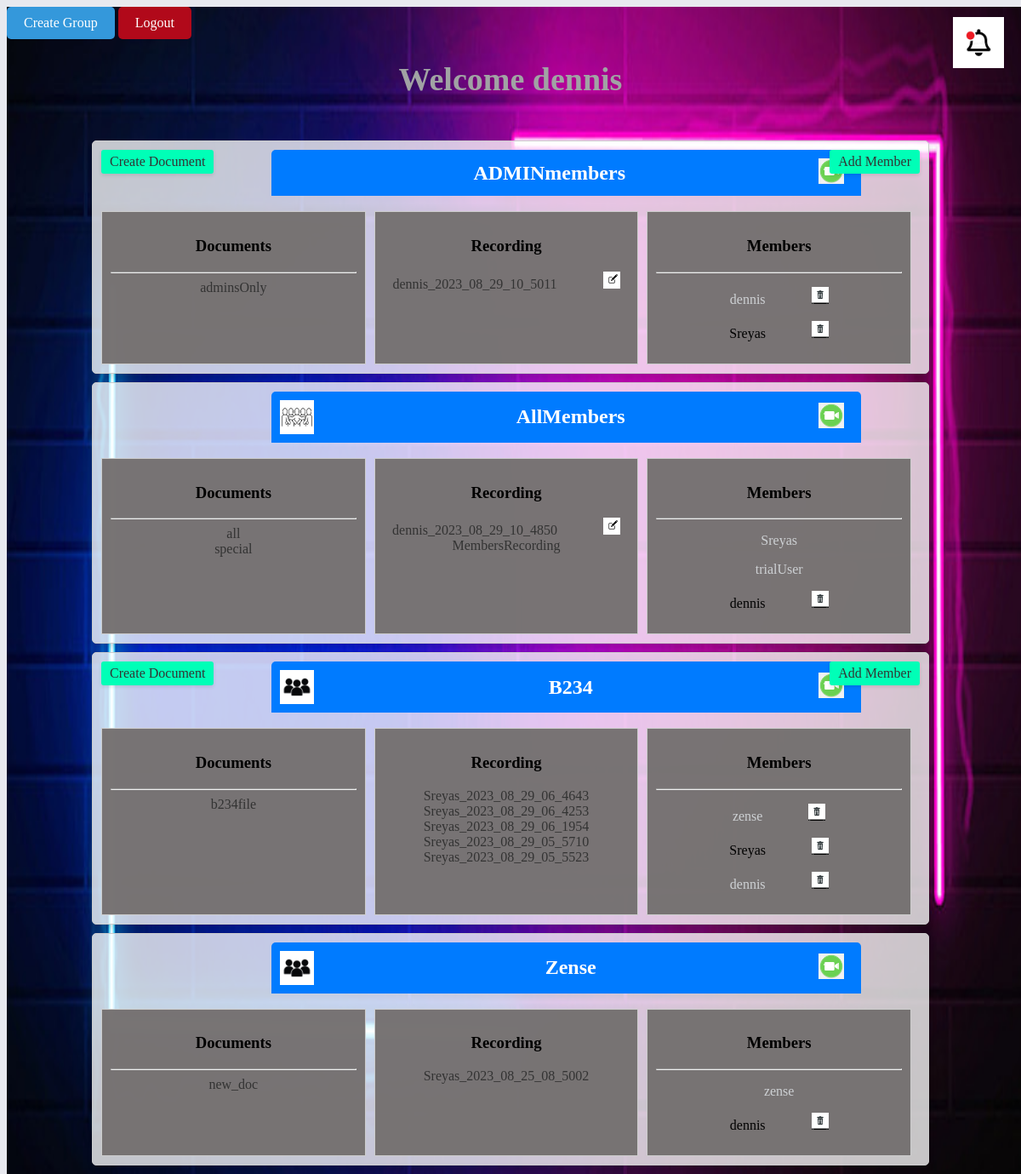
Screenshot of /home/ (signed in) with the database file from the repository.
### videoCall/models.py (models this page shows, shortened)
class Profile(models.Model):
    user=models.OneToOneField(User,related_name='profile',on_delete=models.CASCADE)
    groups=models.ManyToManyField(Group,related_name='user_profile')
    admin=models.ManyToManyField(Group,related_name='admin_right')
    recordings=models.ManyToManyField(Recording,related_name='recorder')

class Group(models.Model):
    name=models.CharField(max_length=100,primary_key=True)
    created = models.DateTimeField(auto_now_add=True)
    doc=models.ManyToManyField(Document,related_name='groups')
    setting=models.CharField(max_length=15,choices=options)
    records=models.ManyToManyField(Recording,related_name='room')
    icon=models.ImageField(upload_to='icon',null=True,default="")
    class Meta:
        ordering = ['-created']
    def __str__(self):
        return self.name

class Recording(models.Model):
    name=models.CharField(max_length=100)
    created = models.DateTimeField(auto_now_add=True)
    uid=models.CharField(max_length=25)
    sid=models.CharField(max_length=25,null=True)
    class Meta:
        ordering = ['-created']

### liveEdit/models.py (models this page shows, shortened)
class Document(models.Model):
    name = models.CharField(max_length=100)
    content = models.TextField(null=True)
    setting = models.CharField(max_length=15, choices=options)

### videoCall/views.py (the view)
# urls.py: path('home/',views.home,name='home'),
@login_required(login_url='videoCall:login')
def home(request):
    profile=Profile.objects.get(user=request.user)
    return render(request,'home.html',{'groups':profile.groups.all(),"profile":profile,'notification':Notification.objects.filter(profiles=profile).exclude(seen=profile).exists()})

### videoCall/templates/home.html (shortened to what this page needs)
{% extends 'layout.html' %}
{% load static %}
{% block content %}
    <a href="{% url 'videoCall:createGroup' %}" class="goBack">Create Group</a>
    <a href="{% url 'videoCall:logout' %}" class="goBack" style="background-color: #b1091a;">Logout</a>
    <div class="notification-button">
        {% if notification == False %}
        <a href="{% url 'videoCall:notification' %}">
            <img src="{% static 'images/no_notification.png' %}" height="60px" width="60px">
        </a>
        {% else %}
        <a href="{% url 'videoCall:notification' %}">
            <img src="{% static 'images/notification.png' %}" height="60px" width="60px">
        </a>
        {% endif %}
    </div>
    <h1 class="heading"> Welcome {{profile.user.username}}</h1>
    {% for group in groups %}
    <div class="card">
        <div class="group">
            {% if group.icon != "" %}
                <img src="{{group.icon.url}}" height="40px" width="40px">
            {% endif %}
            <h2 class="group-name">{{ group.name }}</h2>
            <a href="{% url 'videoCall:lobby' group=group.name %}">
                <img src="{% static 'images/call.png' %}" height="30px" width="30px">
            </a>
        </div>
        {% if group in profile.admin.all %}
        <div class="add-member-link">
            <a href="{% url 'videoCall:addMember' group=group.name %}">Add Member</a>
        </div>
        {% endif %}
        {% if group in profile.admin.all %}
        <div class="add-doc-link">
            <a href="{% url 'videoCall:addDoc' group=group.name %}">Create Document</a>
        </div>
        {% endif %}
        <br>
        <div class="table">
            <div class="document">
                <h3> Documents </h3>
                <hr>
                {% for doc in group.doc.all %}
                <a href="{% url 'liveEdit:doc' group=group.name doc=doc.name %}">{{ doc.name }}</a>
                <br>
                {% endfor %}
            </div>
            <div class="document">
                <h3> Recording </h3>
                {% for rec in group.records.all %}
                <a href="{% url 'videoCall:view_recording' group=group.name record=rec.name %}">{{rec.name}}</a>
                {% if rec in profile.recordings.all %}
                <a href="{% url 'videoCall:edit_recording' group=group recording=rec.name %}" class="images"><img
                        src="{% static 'images/edit.png' %}" height="20px" width="20px"></a>
                {% endif %}
                <br>
                {% endfor %}
            </div>
            <div class="document">
                <h3> Members </h3>
                <hr>
                {% for member in group.user_profile.all %}
                {% if group in member.admin.all %}
                <p style="color: #ced1d4;">{{ member.user.username }}
                    {% else %}
                <p>{{ member.user.username }}
                    {% endif %}
                    {% if group in profile.admin.all or member == profile %}
                    <a class="images"
                        href="{% url 'videoCall:remove_member' group=group.name member=member.user.username %}"><img
                            src="{% static 'images/remove.png' %}" height="20px" width="20px"></a>
                </p>
                {% endif %}
                {% endfor %}
            </div>
        </div>
    </div>
    {% endfor %}
    {% endblock content %}

### videoCall/templates/layout.html (shortened to what this page needs)
<!DOCTYPE html>
{% load static %}
<html lang="en">
<head>
    <link rel='stylesheet' type='text/css' media='screen' href="{% static 'styles/main.css' %}"">
</head>
<body>
    {% block content %} {% endblock content %}
</body>
</html>

### static/styles/main.css (style rules this page uses)
:root { --shadow:0 4px 6px -1px rgba(0,0,0,0.1),0 2px 4px -1px rgba(0,0,0,0.6); }
body { background-color: rgba(232,233,239,1); }

### videoCall/templates/home.html (style rules this page uses)
.document { flex: 1; padding: 10px; border: 1px solid #ccc; background-color: rgba(118, 114, 114, 0.983); margin-right: 10px; }
.card { border: 1px solid #ccc; border-radius: 5px; padding: 10px; margin: 10px; margin-left: 100px; margin-right: 100px; text-align: center; box-shadow: 0 4px 6px rgba(0, 0, 0, 0.1); transition: transform 0.2s; position: relative; background-color: rgba(255, 255, 255, 0.77); }
.add-member-link { position: absolute; background-color: rgb(0, 255, 183); top: 10px; right: 10px; color: white; padding: 5px 10px; text-decoration: none; border-radius: 3px; box-shadow: 0 2px 4px rgba(0, 0, 0, 0.1); }
.add-doc-link { position: absolute; background-color: rgb(0, 255, 183); top: 10px; left: 10px; color: white; padding: 5px 10px; text-decoration: none; border-radius: 3px; box-shadow: 0 2px 4px rgba(0, 0, 0, 0.1); }
.card a { text-decoration: none; color: #333; }
.group { text-align: center; margin: 0; padding: 10px; background-color: #007BFF; color: white; border-top-left-radius: 5px; border-top-right-radius: 5px; width: 70%; margin-left: 200px; display: flex; align-items: center; }
.group img { margin-right: 10px; }
.group h2 { margin: 0; flex: 1; }
.table { display: flex; }
.images { padding-left: 50px; }
a.goBack { display: inline-block; padding: 10px 20px; background-color: #3498db; color: white; text-decoration: none; border-radius: 5px; border: none; cursor: pointer; }
.notification-button { position: fixed; top: 20px; right: 20px; z-index: 100; }
.group-name { display: flex; align-items: center; justify-content: center; margin: 10px; font-size: 1.5em; }
.heading { text-align: center; font-size: 38px; color: #a1a3a4; margin-bottom: 50px; }

### rows the page displays
Profile: user.username "dennis"
Group: name "ADMINmembers", shows "Add Member", shows "Create Document"
Document: name "adminsOnly"
Recording: name "dennis_2023_08_29_10_5011"
Profile: user.username "Sreyas"
Group: icon (picture), name "AllMembers"
Document: name "all"
Document: name "special"
Recording: name "dennis_2023_08_29_10_4850"
Recording: name "MembersRecording"
Profile: user.username "trialUser"
Group: icon (picture), name "B234", shows "Add Member", shows "Create Document"
Document: name "b234file"
Recording: name "Sreyas_2023_08_29_06_4643"
Recording: name "Sreyas_2023_08_29_06_4253"
Recording: name "Sreyas_2023_08_29_06_1954"
Recording: name "Sreyas_2023_08_29_05_5710"
Recording: name "Sreyas_2023_08_29_05_5523"
Profile: user.username "zense"
Group: icon (picture), name "Zense"
Document: name "new_doc"
Recording: name "Sreyas_2023_08_25_08_5002"
